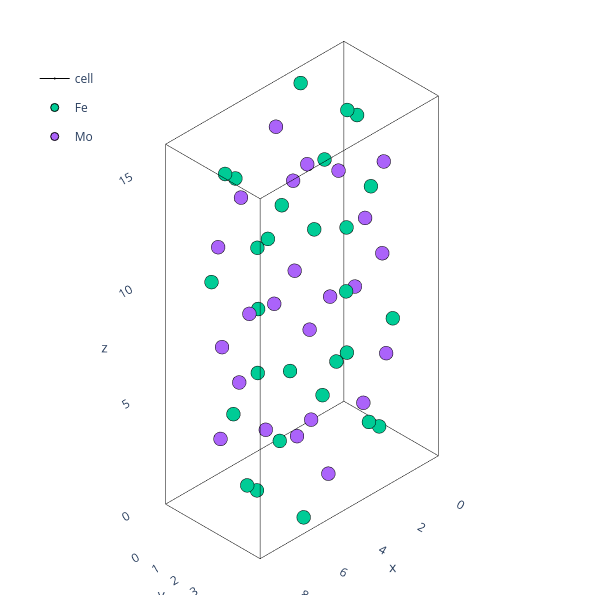

Notebook code cell kept with this figure:
### Code cell
theatoms=binaries_predict['M']['Atoms'].atoms.sample(n=1).iloc[0]
plotting.plotly_atoms(theatoms)

### Figure 1 — Plotly figure (JSON) as saved in the notebook; plotly's stock layout.template omitted (floating-point values rounded to 4 significant figures)
{"data": [{"hoverinfo": "skip", "legendgroup": "cell", "line": {"color": "black", "width": 1}, "marker": {"size": 0.01}, "name": "cell", "showlegend": false, "type": "scatter3d", "x": [0, 9.149], "y": [0, 0], "z": [0, 0]}, {"hoverinfo": "skip", "legendgroup": "cell", "line": {"color": "black", "width": 1}, "marker": {"size": 0.01}, "name": "cell", "showlegend": false, "type": "scatter3d", "x": [0, 0], "y": [0, 4.851], "z": [0, 0]}, {"hoverinfo": "skip", "legendgroup": "cell", "line": {"color": "black", "width": 1}, "marker": {"size": 0.01}, "name": "cell", "showlegend": false, "type": "scatter3d", "x": [0, 0], "y": [0, 0], "z": [0, 16.0]}, {"hoverinfo": "skip", "legendgroup": "cell", "line": {"color": "black", "width": 1}, "marker": {"size": 0.01}, "name": "cell", "showlegend": false, "type": "scatter3d", "x": [9.149, 9.149], "y": [0, 4.851], "z": [0, 0]}, {"hoverinfo": "skip", "legendgroup": "cell", "line": {"color": "black", "width": 1}, "marker": {"size": 0.01}, "name": "cell", "showlegend": false, "type": "scatter3d", "x": [0, 9.149], "y": [4.851, 4.851], "z": [0, 0]}, {"hoverinfo": "skip", "legendgroup": "cell", "line": {"color": "black", "width": 1}, "marker": {"size": 0.01}, "name": "cell", "showlegend": false, "type": "scatter3d", "x": [9.149, 9.149], "y": [4.851, 4.851], "z": [0, 16.0]}, {"hoverinfo": "skip", "legendgroup": "cell", "line": {"color": "black", "width": 1}, "marker": {"size": 0.01}, "name": "cell", "showlegend": false, "type": "scatter3d", "x": [9.149, 9.149], "y": [0, 0], "z": [0, 16.0]}, {"hoverinfo": "skip", "legendgroup": "cell", "line": {"color": "black", "width": 1}, "marker": {"size": 0.01}, "name": "cell", "showlegend": false, "type": "scatter3d", "x": [0, 0], "y": [4.851, 4.851], "z": [0, 16.0]}, {"hoverinfo": "skip", "legendgroup": "cell", "line": {"color": "black", "width": 1}, "marker": {"size": 0.01}, "name": "cell", "showlegend": false, "type": "scatter3d", "x": [0, 9.149], "y": [0, 0], "z": [16.0, 16.0]}, {"hoverinfo": "skip", "legendgroup": "cell", "line": {"color": "black", "width": 1}, "marker": {"size": 0.01}, "name": "cell", "showlegend": false, "type": "scatter3d", "x": [0, 0], "y": [0, 4.851], "z": [16.0, 16.0]}, {"hoverinfo": "skip", "legendgroup": "cell", "line": {"color": "black", "width": 1}, "marker": {"size": 0.01}, "name": "cell", "showlegend": false, "type": "scatter3d", "x": [0, 9.149], "y": [4.851, 4.851], "z": [16.0, 16.0]}, {"hoverinfo": "skip", "legendgroup": "cell", "line": {"color": "black", "width": 1}, "marker": {"size": 0.01}, "name": "cell", "showlegend": true, "type": "scatter3d", "x": [9.149, 9.149], "y": [0, 4.851], "z": [16.0, 16.0]}, {"hovertext": ["Fe0", "Fe1", "Fe2", "Fe3", "Fe4", "Fe5", "Fe6", "Fe7", "Fe8", "Fe9", "Fe10", "Fe11", "Fe12", "Fe13", "Fe14", "Fe15", "Fe16", "Fe17", "Fe18", "Fe19", "Fe20", "Fe21", "Fe22", "Fe23", "Fe24", "Fe25", "Fe26", "Fe27"], "marker": {"line": {"color": "black", "width": 1}}, "mode": "markers", "name": "Fe", "type": "scatter3d", "x": [1.023, 3.552, 1.023, 5.597, 8.126, 5.597, 8.126, 3.552, 2.333, 2.241, 2.333, 6.907, 6.816, 6.907, 6.816, 2.241, 0.5425, 4.032, 5.117, 8.606, 2.741, 1.833, 7.315, 6.408, 5.639, 8.084, 1.065, 3.509], "y": [0.02329, 2.449, 2.402, 0.02329, 4.828, 2.402, 2.449, 4.828, 4.836, 2.411, 2.441, 4.836, 0.01504, 2.441, 2.411, 0.01504, 1.213, 3.638, 1.213, 3.638, 1.213, 3.638, 1.213, 3.638, 1.213, 3.638, 1.213, 3.638], "z": [11.28, 3.278, 11.28, 12.72, 4.721, 12.72, 4.721, 3.278, 7.278, 15.28, 7.278, 0.7198, 8.718, 0.7198, 8.718, 15.28, 13.61, 5.608, 10.39, 2.39, 9.623, 1.625, 14.37, 6.373, 4.69, 12.69, 3.308, 11.31]}, {"hovertext": ["Mo0", "Mo1", "Mo2", "Mo3", "Mo4", "Mo5", "Mo6", "Mo7", "Mo8", "Mo9", "Mo10", "Mo11", "Mo12", "Mo13", "Mo14", "Mo15", "Mo16", "Mo17", "Mo18", "Mo19", "Mo20", "Mo21", "Mo22", "Mo23"], "marker": {"line": {"color": "black", "width": 1}}, "mode": "markers", "name": "Mo", "type": "scatter3d", "x": [0.6532, 3.921, 5.228, 8.496, 2.978, 1.596, 7.552, 6.171, 7.473, 6.25, 2.898, 1.676, 4.796, 8.927, 0.2214, 4.353, 0.1317, 4.443, 4.706, 9.017, 7.674, 6.049, 3.1, 1.475], "y": [1.213, 3.638, 1.213, 3.638, 1.213, 3.638, 1.213, 3.638, 1.213, 3.638, 1.213, 3.638, 1.213, 3.638, 1.213, 3.638, 1.213, 3.638, 1.213, 3.638, 1.213, 3.638, 1.213, 3.638], "z": [6.039, 14.04, 1.96, 9.958, 5.284, 13.28, 2.715, 10.71, 6.754, 14.75, 1.245, 9.243, 7.342, 15.34, 0.6558, 8.654, 8.827, 0.8286, 15.17, 7.17, 11.3, 3.298, 12.7, 4.7]}], "layout": {"height": 600, "legend": {"x": 0.05, "xanchor": "left", "y": 0.9, "yanchor": "top"}, "margin": {"b": 5, "l": 5, "r": 0.5, "t": 5}, "scene": {"aspectmode": "data", "camera": {"projection": {"type": "orthographic"}}, "xaxis": {"range": [-0.9149, 10.06], "showbackground": false, "showgrid": false}, "yaxis": {"range": [-0.4851, 5.336], "showbackground": false, "showgrid": false}, "zaxis": {"range": [-1.6, 17.6], "showbackground": false, "showgrid": false}}, "width": 600}}
